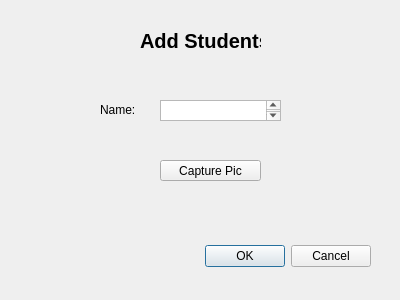
<?xml version="1.0" encoding="UTF-8"?>
<ui version="4.0">
 <class>Dialog1</class>
 <widget class="QDialog" name="Dialog1">
  <property name="geometry">
   <rect>
    <x>0</x>
    <y>0</y>
    <width>400</width>
    <height>300</height>
   </rect>
  </property>
  <property name="windowTitle">
   <string>Add User</string>
  </property>
  <widget class="QDialogButtonBox" name="buttonBox">
   <property name="geometry">
    <rect>
     <x>30</x>
     <y>240</y>
     <width>341</width>
     <height>32</height>
    </rect>
   </property>
   <property name="orientation">
    <enum>Qt::Horizontal</enum>
   </property>
   <property name="standardButtons">
    <set>QDialogButtonBox::Cancel|QDialogButtonBox::Ok</set>
   </property>
  </widget>
  <widget class="QLabel" name="label">
   <property name="geometry">
    <rect>
     <x>140</x>
     <y>30</y>
     <width>121</width>
     <height>21</height>
    </rect>
   </property>
   <property name="font">
    <font>
     <pointsize>15</pointsize>
     <weight>75</weight>
     <bold>true</bold>
    </font>
   </property>
   <property name="text">
    <string>Add Students</string>
   </property>
  </widget>
  <widget class="QLabel" name="label_2">
   <property name="geometry">
    <rect>
     <x>100</x>
     <y>100</y>
     <width>51</width>
     <height>19</height>
    </rect>
   </property>
   <property name="text">
    <string>Name:</string>
   </property>
  </widget>
  <widget class="QTextEdit" name="textEdit">
   <property name="geometry">
    <rect>
     <x>160</x>
     <y>100</y>
     <width>121</width>
     <height>21</height>
    </rect>
   </property>
  </widget>
  <widget class="QPushButton" name="pushButton">
   <property name="geometry">
    <rect>
     <x>160</x>
     <y>160</y>
     <width>101</width>
     <height>21</height>
    </rect>
   </property>
   <property name="text">
    <string>Capture Pic</string>
   </property>
  </widget>
 </widget>
 <resources/>
 <connections>
  <connection>
   <sender>buttonBox</sender>
   <signal>accepted()</signal>
   <receiver>Dialog1</receiver>
   <slot>accept()</slot>
   <hints>
    <hint type="sourcelabel">
     <x>248</x>
     <y>254</y>
    </hint>
    <hint type="destinationlabel">
     <x>157</x>
     <y>274</y>
    </hint>
   </hints>
  </connection>
  <connection>
   <sender>buttonBox</sender>
   <signal>rejected()</signal>
   <receiver>Dialog1</receiver>
   <slot>reject()</slot>
   <hints>
    <hint type="sourcelabel">
     <x>316</x>
     <y>260</y>
    </hint>
    <hint type="destinationlabel">
     <x>286</x>
     <y>274</y>
    </hint>
   </hints>
  </connection>
 </connections>
</ui>
